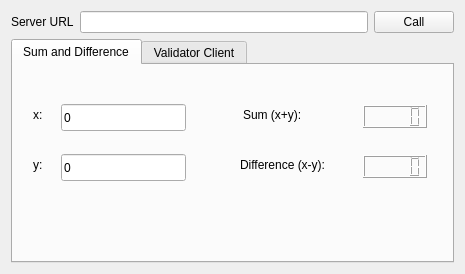
<?xml version="1.0" encoding="UTF-8"?>
<ui version="4.0">
 <class>Client</class>
 <widget class="QMainWindow" name="Client">
  <property name="geometry">
   <rect>
    <x>0</x>
    <y>0</y>
    <width>465</width>
    <height>274</height>
   </rect>
  </property>
  <property name="windowTitle">
   <string>XRClient</string>
  </property>
  <widget class="QWidget" name="widget">
   <layout class="QGridLayout" name="gridLayout">
    <item row="0" column="0">
     <widget class="QLabel" name="url_lbl">
      <property name="frameShape">
       <enum>QFrame::NoFrame</enum>
      </property>
      <property name="frameShadow">
       <enum>QFrame::Plain</enum>
      </property>
      <property name="text">
       <string>Server URL</string>
      </property>
      <property name="wordWrap">
       <bool>false</bool>
      </property>
     </widget>
    </item>
    <item row="0" column="1">
     <widget class="QLineEdit" name="url_ledit"/>
    </item>
    <item row="0" column="2">
     <widget class="QPushButton" name="call_btn">
      <property name="text">
       <string>Call</string>
      </property>
     </widget>
    </item>
    <item row="1" column="0" colspan="3">
     <widget class="QTabWidget" name="main_tab">
      <property name="tabPosition">
       <enum>QTabWidget::North</enum>
      </property>
      <widget class="QWidget" name="sum_diff_tab">
       <attribute name="title">
        <string>Sum and Difference</string>
       </attribute>
       <widget class="QLabel" name="x_lbl">
        <property name="geometry">
         <rect>
          <x>20</x>
          <y>40</y>
          <width>20</width>
          <height>20</height>
         </rect>
        </property>
        <property name="text">
         <string>x:</string>
        </property>
        <property name="wordWrap">
         <bool>false</bool>
        </property>
       </widget>
       <widget class="QLabel" name="y_lbl">
        <property name="geometry">
         <rect>
          <x>20</x>
          <y>90</y>
          <width>20</width>
          <height>20</height>
         </rect>
        </property>
        <property name="text">
         <string>y:</string>
        </property>
        <property name="wordWrap">
         <bool>false</bool>
        </property>
       </widget>
       <widget class="QLineEdit" name="x_ledit">
        <property name="geometry">
         <rect>
          <x>48</x>
          <y>39</y>
          <width>125</width>
          <height>27</height>
         </rect>
        </property>
        <property name="text">
         <string>0</string>
        </property>
       </widget>
       <widget class="QLineEdit" name="y_ledit">
        <property name="geometry">
         <rect>
          <x>48</x>
          <y>89</y>
          <width>125</width>
          <height>27</height>
         </rect>
        </property>
        <property name="text">
         <string>0</string>
        </property>
       </widget>
       <widget class="QLCDNumber" name="diff_lcd">
        <property name="geometry">
         <rect>
          <x>350</x>
          <y>90</y>
          <width>64</width>
          <height>23</height>
         </rect>
        </property>
       </widget>
       <widget class="QLCDNumber" name="sum_lcd">
        <property name="geometry">
         <rect>
          <x>350</x>
          <y>40</y>
          <width>64</width>
          <height>23</height>
         </rect>
        </property>
        <property name="styleSheet">
         <string notr="true">color: rgb(0, 0, 0);</string>
        </property>
       </widget>
       <widget class="QLabel" name="diff_lbl">
        <property name="geometry">
         <rect>
          <x>227</x>
          <y>90</y>
          <width>101</width>
          <height>20</height>
         </rect>
        </property>
        <property name="text">
         <string>Difference (x-y):</string>
        </property>
        <property name="wordWrap">
         <bool>false</bool>
        </property>
       </widget>
       <widget class="QLabel" name="sum_lbl">
        <property name="geometry">
         <rect>
          <x>230</x>
          <y>40</y>
          <width>70</width>
          <height>20</height>
         </rect>
        </property>
        <property name="text">
         <string>Sum (x+y):</string>
        </property>
        <property name="wordWrap">
         <bool>false</bool>
        </property>
       </widget>
      </widget>
      <widget class="QWidget" name="validator_tab">
       <attribute name="title">
        <string>Validator Client</string>
       </attribute>
       <layout class="QGridLayout" name="gridLayout_2">
        <item row="0" column="2" colspan="2">
         <widget class="QProgressBar" name="progress_bar"/>
        </item>
        <item row="1" column="0">
         <widget class="QLabel" name="passed_ledit">
          <property name="text">
           <string>Passed</string>
          </property>
          <property name="wordWrap">
           <bool>false</bool>
          </property>
         </widget>
        </item>
        <item row="1" column="3">
         <widget class="QLabel" name="failed_ledit">
          <property name="text">
           <string>Failed</string>
          </property>
          <property name="wordWrap">
           <bool>false</bool>
          </property>
         </widget>
        </item>
        <item row="2" column="0" colspan="3">
         <widget class="QTextEdit" name="pass_tedit"/>
        </item>
        <item row="2" column="3">
         <widget class="QTextEdit" name="failed_tedit"/>
        </item>
        <item row="0" column="0">
         <widget class="QLabel" name="progress_lbl">
          <property name="text">
           <string>Progress</string>
          </property>
          <property name="wordWrap">
           <bool>false</bool>
          </property>
         </widget>
        </item>
       </layout>
      </widget>
     </widget>
    </item>
   </layout>
  </widget>
 </widget>
 <layoutdefault spacing="6" margin="11"/>
 <resources/>
 <connections/>
</ui>
